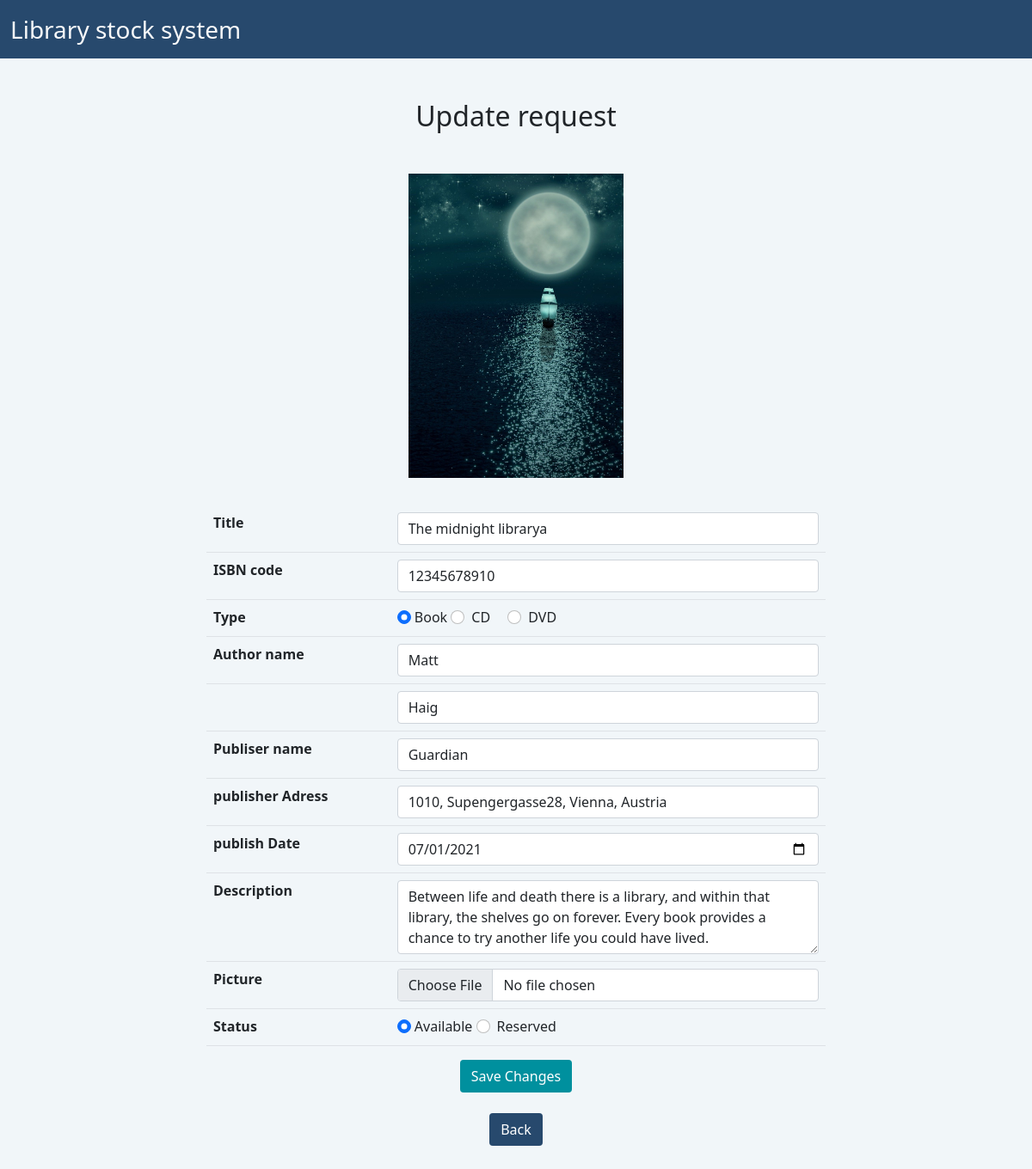
Page /update.php?id=1 on the committed database.
### tables this page shows
CREATE TABLE `book` (
  `id` int(11) NOT NULL,
  `title` varchar(50) NOT NULL,
  `picture` varchar(255) DEFAULT NULL,
  `ISBNcode` varchar(30) NOT NULL,
  `short_description` varchar(300) NOT NULL,
  `type` varchar(5) NOT NULL,
  `author_first_name` varchar(50) NOT NULL,
  `author_last_name` varchar(50) NOT NULL,
  `publisher_name` varchar(50) NOT NULL,
  `publisher_address` varchar(150) NOT NULL,
  `publish_date` date NOT NULL,
  `status` enum('available','reserved') NOT NULL
);

### update.php (the view, shortened to what this page needs)
<?php
require_once "actions/db_connect.php";
if ($_GET['id']) {
    $id = $_GET['id'];
    $sql = "SELECT * FROM book WHERE id = {$id}";
    $result = mysqli_query($connect, $sql);
    if (mysqli_num_rows($result) == 1) {
        $data = mysqli_fetch_assoc($result);
        $title = $data["title"];
        $ISBNcode = $data["ISBNcode"];
        $type = $data["type"];
        $author_first_name = $data["author_first_name"];
        $author_last_name = $data["author_last_name"];
        $publisher_name = $data["publisher_name"];
        $publisher_address = $data["publisher_address"];
        $publish_date = date("Y-m-d", strtotime($data['publish_date']));
        $short_description = $data["short_description"];
        $status = $data["status"];
        $picture = $data["picture"];
    } else {
        header("location: error.php");
    }
} else {
    header("location: error.php");
}
?>
<!DOCTYPE html>
<html lang="en">
<head>
    <?php require_once  'components/boot.php' ?>
</head>
<body>
    <nav class="navbar navbar-expand-lg navbar-light">
        <div class="container-fluid">
            <a class="navbar-brand text-light" href="index.php">Library stock system</a>
        </div>
    </nav>
    <fieldset class="mb-5 ">
        <legend class='h2 my-5'>Update request </legend>
        <div class="image">
            <center><img class="mediaImage" src='pictures/<?php echo $picture ?>' alt="<?php echo $title ?>"> </center>
        </div>
        <form action="actions/a_update.php" method="post" enctype="multipart/form-data">
            <table class='table'>
                <tr>
                    <th>Title</th>
                    <td><input class='form-control' type="text" name="title" placeholder="Title"
                            value="<?php echo $title ?>" /></td>
                </tr>
                <tr>
                    <th>ISBN code</th>
                    <td><input class='form-control' type="text" name="ISBNcode" placeholder="ISBN code"
                            value="<?php echo $ISBNcode ?>" /></td>
                </tr>
                <tr>
                    <div class="form-check form-check-inline">
                        <th>Type</th>
                        <td>
                            <input class="form-check-input" type="radio" name="type" value="Book" <?php if ($type == "Book") {
                                                                                                        echo "checked";
                                                                                                    } ?>>
                            <label class="form-check-label" for="inlineRadio1">Book</label>
                    </div>
                    <div class="form-check form-check-inline">
                        <input class="form-check-input" type="radio" name="type" value="CD" <?php if ($type == "CD") {
                                                                                                echo "checked";
                                                                                            } ?>>
                        <label class="form-check-label" for="inlineRadio2">CD</label>
                    </div>
                    <div class="form-check form-check-inline">
                        <input class="form-check-input" type="radio" name="type" value="DVD" <?php if ($type == "DVD") {
                                                                                                    echo "checked";
                                                                                                } ?>>
                        <label class="form-check-label" for="inlineRadio2">DVD</label>
                    </div>
                </tr>
                <tr>
                    <th>Author name</th>
                    <td><input type="text" class="form-control" type="text" name="author_first_name"
                            placeholder="First name" aria-label="First name" value="<?php echo $author_first_name ?>" />
                    </td>
                </tr>
                <tr>
                    <th>
                    <td><input type="text" class="form-control" type="text" name="author_last_name"
                            placeholder="Last name" aria-label="Last name" value="<?php echo $author_last_name ?>" />
                    </td>
                </tr>
                <tr>
                    <th>Publiser name</th>
                    <td><input class='form-control' type="text" name="publisher_name" placeholder="publisher"
                            value="<?php echo $publisher_name ?>" /></td>
                </tr>
                <tr>
                    <th>publisher Adress</th>
                    <td><input class='form-control' type="text" name="publisher_address" placeholder="Publiser adress"
                            value="<?php echo $publisher_address ?>" /></td>
                </tr>
                <tr>
                    <th>publish Date</th>
                    <td><input class='form-control' type="date" name="publish_date" placeholder="Publish date"
                            value="<?php echo $publish_date ?>" /></td>
                </tr>
                <tr>
                    <th>Description</th>
                    <td><textarea class="form-control" type="text" name="short_description" placeholder="Description"
                            rows="3"><?php echo $short_description ?></textarea>
                    </td>
                </tr>
                <tr>
                    <th>Picture </th>
                    <td><input class='form-control' type="file" name="picture" /></td>
                </tr>
                <tr>
                    <div class="form-check form-check-inline">
                        <th>Status</th>
                        <td>
                            <input class="form-check-input" type="radio" name="status" value="available" <?php if ($status == "available") {
                                                                                                                echo "checked";
                                                                                                            } ?>>
                            <label class="form-check-label" for="inlineRadio1">Available</label>
                    </div>
                    <div class="form-check form-check-inline">
                        <input class="form-check-input" type="radio" name="status" value="reserved" <?php if ($status == "reserved") {
                                                                                                        echo "checked";
                                                                                                    } ?>>
                        <label class="form-check-label" for="inlineRadio2">Reserved</label>
                    </div>
                </tr>
            </table>
            <div class="mt-3 ">
                <center><button class="btn save mb-4" type="submit">Save Changes</button>
                    <center>
                        <a href="index.php"><button class="btn back" type="button">Back</button></a>
            </div>
        </form>
    </fieldset>
</body>
</html>

### components/boot.php (style rules this page uses)
body { background-color: #F1F6F9; font-family:sans-'arial unicode ms'; }

### update.php (style rules this page uses)
.navbar-brand { color: white; font-size: calc(10px + 1.5vw); }
.navbar { position: sticky; top: 0; background-color: #27496D; text-align: center; width: 100%; }
fieldset { margin: auto; width: 60%; min-width: 300px; }
fieldset .h2 { text-align: center; }
.image img { width: 20vw; min-width: 250px; }
.save { background-color: #00909E; color: white; }
.back { background-color: #27496D; color: white; }

### rows in the picture
book: picture (picture), title "The midnight librarya", ISBNcode "12345678910", type "☑", author_first_name "Matt", author_last_name "Haig", publisher_name "Guardian", publisher_address "1010, Supengergasse28, Vienna, Austria", publish_date "07/01/2021", short_description "Between life and death there is a library, and within that library, the shelves go on forever. Every book provides a chance to try another life you could have lived.", status "☑"
